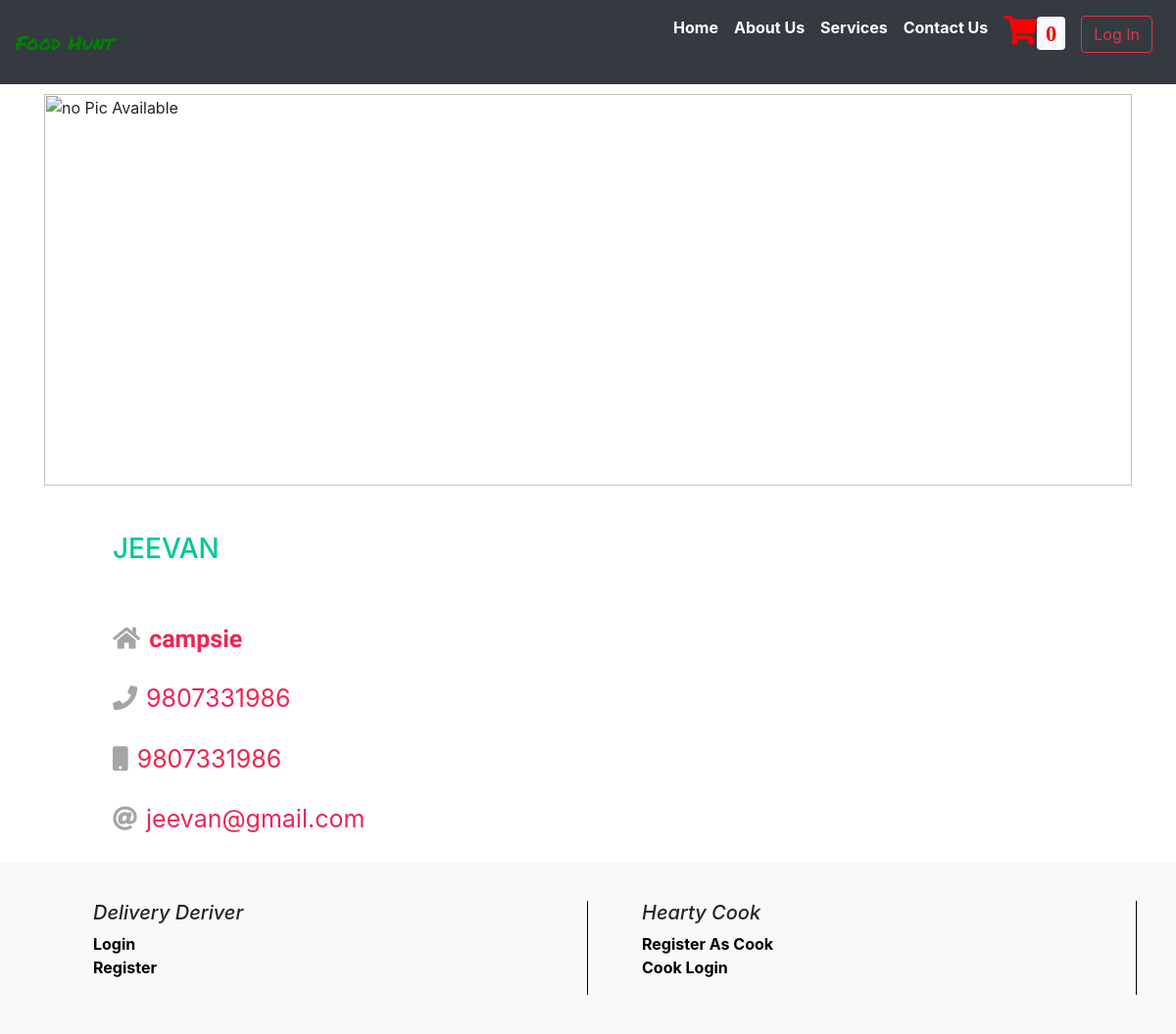
Screenshot of /search.php?cook_id=24 with the database file from the repository.
### tables this page shows
CREATE TABLE `cook` (
  `cook_id` int(10) NOT NULL,
  `cust_name` varchar(30) NOT NULL,
  `cust_email` varchar(50) NOT NULL,
  `fld_password` varchar(50) NOT NULL,
  `fld_mob` bigint(10) NOT NULL,
  `fld_phone` bigint(10) NOT NULL,
  `fld_address` varchar(50) NOT NULL,
  `pro_image` varchar(250) NOT NULL,
  `email_verification` int(11) NOT NULL
);

### search.php (the view, shortened to what this page needs)
<?php
include("connection.php");
extract($_REQUEST);
if(isset($_SESSION['cust_id']))
{
	 $cust_id=$_SESSION['cust_id'];
	 $qq=mysqli_query($con,"select * from customer where cust_email='$cust_id'");
	 $qqr= mysqli_fetch_array($qq);
}
else
{
	$cust_id="";
}
if(Isset($cook_id))
{
$vid= $cook_id;
}
else
{
	header("location:index.php");
}
$query=mysqli_query($con,"select * from cook where cook_id='$vid'");
$row=mysqli_fetch_array($query);
?>
<html>
  <head>
	 <link rel="stylesheet" href="https://stackpath.bootstrapcdn.com/bootstrap/4.3.1/css/bootstrap.min.css">
     <link rel="stylesheet" href="https://use.fontawesome.com/releases/v5.8.1/css/all.css">
  </head>
	<body>
<nav class="navbar navbar-expand-lg navbar-light bg-dark fixed-top">
    <a class="navbar-brand" href="index.php"><span style="color:green;font-family: 'Permanent Marker', cursive;">Food Hunt</span></a>
    <div class="collapse navbar-collapse" id="navbarResponsive">
      <ul class="navbar-nav ml-auto">
		  <li class="nav-item">
		     <a href="index.php" style="color:white;" class="nav-link">Home</a>
		  </li>
		  <li class="nav-item">
		     <a href="aboutus.php" style="color:white;" class="nav-link">About Us</a>
		  </li>
		  <li class="nav-item">
		     <a href="services.php" style="color:white;" class="nav-link">Services</a>
		  </li>
		  <li class="nav-item">
		     <a href="contact.php" style="color:white;" class="nav-link">Contact Us</a>
		  </li>
		  <?php
			if(empty($cust_id))
			{
			?>
			<li class="nav-item">
			  <a href="form/index.php?msg=you must be login first" class="nav-link"><span style="color:red;  font-size:30px;"><i class="fa fa-shopping-cart" aria-hidden="true"><span style="color:red;" id="cart"  class="badge badge-light">0</span></i></span></a>
		    </li>
			<li class="nav-item">
			<a  class="nav-link"><form method="post"><button class="btn btn-outline-danger my-2 my-sm-0" name="login" type="submit">Log In</button></form></a>
            </li>
			<?php
			}
			?>
      </ul>
    </div>
</nav>
<br><br><br><br>
<div class="container" >
<img src="img/five-points-proposed-hotel-2012.jpg" alt="no Pic Available" height="400px" width="100%">
</div>
<div class="container-fluid" >
<br><br>
<div class="row">
   <div class="col-sm-1"></div>
   <div class="col-sm-10" >
   <h3 style="color:#01C699;text-transform:uppercase;"><?php echo $row['cust_name']; ?></h3><br><br>
   <span style="color:#A5A5A5;font-size:25px;text-transform:uppercase;"><i class="fas fa-home"></i></span>&nbsp;&nbsp;<span style="font-family: 'Tangerine', serif; font-weight:bold;font-size:25px; color:#ED2553;"><?php echo $row['fld_address']?></span><br><br>
   <span style="color:#A5A5A5;font-size:25px;"><i class="fas fa-phone"></i></span>&nbsp;&nbsp;<span style=" font-size:25px; color:#ED2553;"><?php echo $row['fld_phone']?></span><br><br>
   <span style="color:#A5A5A5;font-size:25px;"><i class="fa fa-mobile" aria-hidden="true"></i></span>&nbsp;&nbsp;<span style=" font-size:25px; color:#ED2553;"><?php echo $row['fld_mob']?></span><br><br>
   <span style="color:#A5A5A5;font-size:25px;"><i class="fas fa-at"></i></span>&nbsp;&nbsp;<span style=" font-size:25px; color:#ED2553;"><?php echo $row['cust_email']?></span><br><br>
   </div>
   <div class="col-sm-1"></div>
</div>
</div>
	     <?php
		 include("footer.php");
		 ?>
</body>
</html>

### search.php (style rules this page uses)
ul li { list-style:none; }
ul li a { color:black; font-weight:bold; }

### rows the page displays
cook: cust_name "JEEVAN", fld_address "campsie", fld_phone "9807331986", fld_mob "9807331986", cust_email "jeevan@gmail.com"
